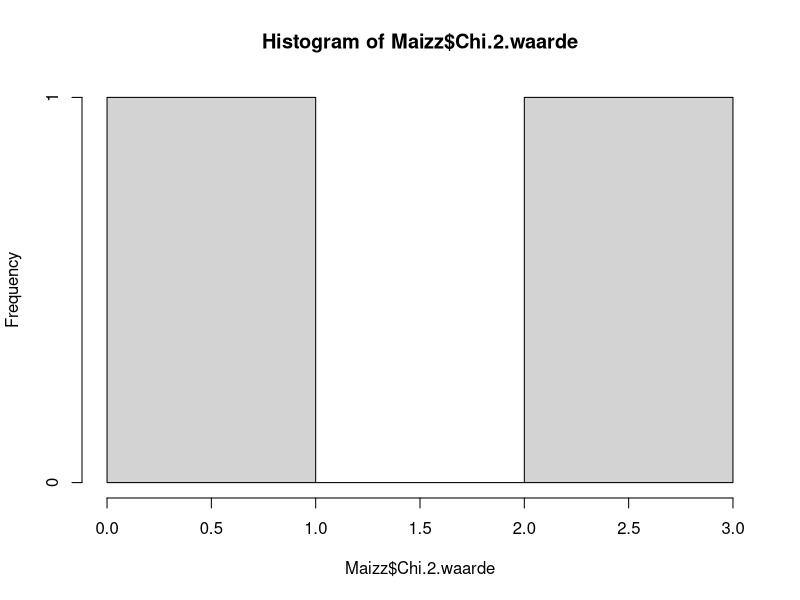
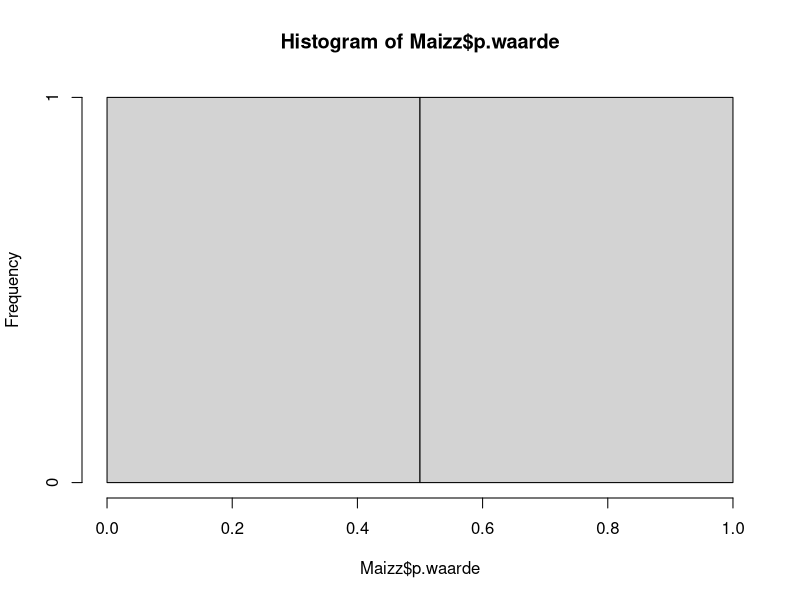

Here is the R script that generated these plots, in order:
## ---- chunk 1
Maizz <- read.delim2("Maizz.txt")
hist(Maizz$Chi.2.waarde)
## ---- chunk 2
hist(Maizz$p.waarde)
